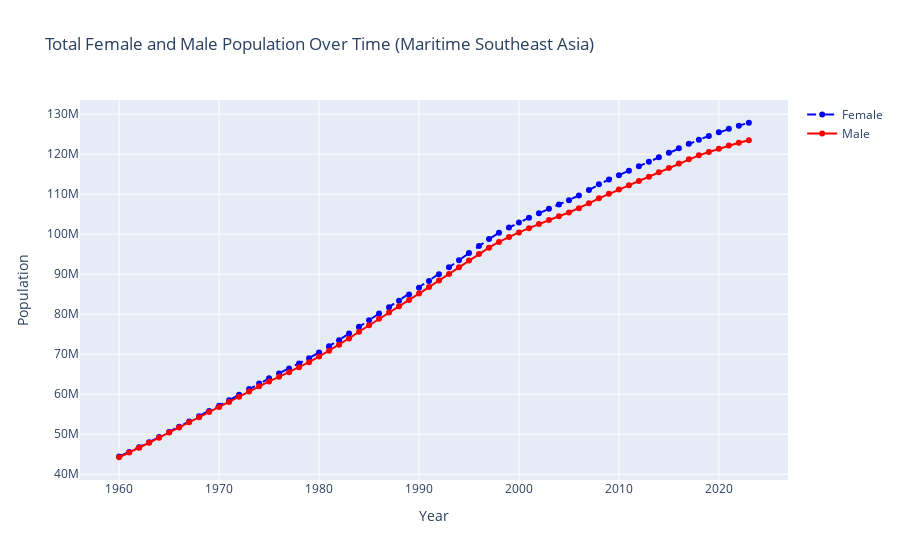

Source (notebook cell):
### Code cell
# Produce total female versus male populations over time for region as a whole
import plotly.graph_objects as go

def overlay_region_population(df, countries):
    """
    Function to overlay the total female and male population for the region (Maritime Southeast Asia).
    
    Parameters:
    - df (pd.DataFrame): The DataFrame containing the population data.
    - countries (list): List of country names in the region to aggregate the data.
    
    Returns:
    - A Plotly figure with the overlayed female and male population data for the region.
    """
    
    # Aggregate the female and male population across the specified countries
    female_pop_region = df["Total Female"][countries].sum(axis=1)
    male_pop_region = df["Total Male"][countries].sum(axis=1)
    
    # Create a figure
    fig = go.Figure()
    
    # Add the total female population plot
    fig.add_trace(go.Scatter(x=female_pop_region.index, y=female_pop_region, mode='lines+markers', name='Female', line=dict(dash='dash', color='blue')))
    
    # Add the total male population plot
    fig.add_trace(go.Scatter(x=male_pop_region.index, y=male_pop_region, mode='lines+markers', name='Male', line=dict(dash='solid', color='red')))
    
    # Add title and labels
    fig.update_layout(title="Total Female and Male Population Over Time (Maritime Southeast Asia)",
                      xaxis_title="Year",
                      yaxis_title="Population")
    
    # Show the plot
    fig.show()

# List of countries in Southeast Asia
SEA_countries = ["Cambodia", "Lao PDR", "Myanmar", "Thailand", "Viet Nam"]

# Call the function to plot total female and male population for the region
overlay_region_population(SEA_pop, SEA_countries)
